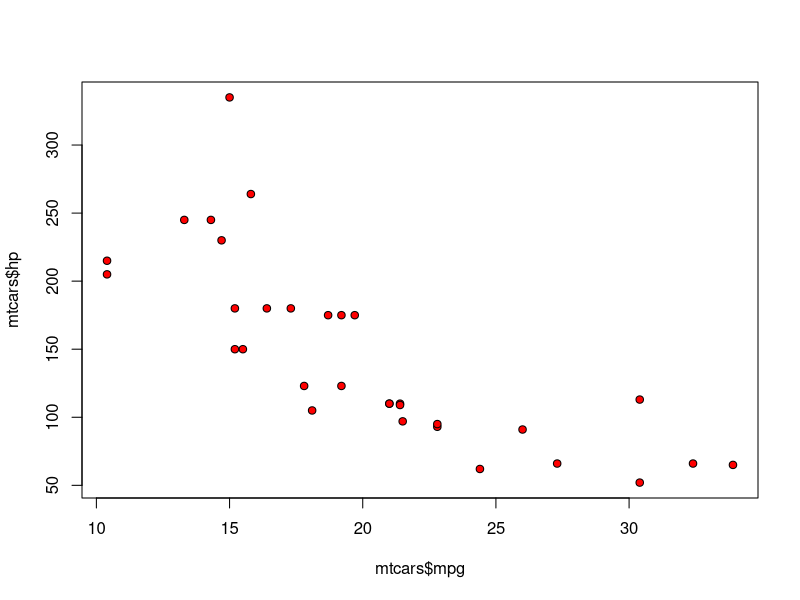
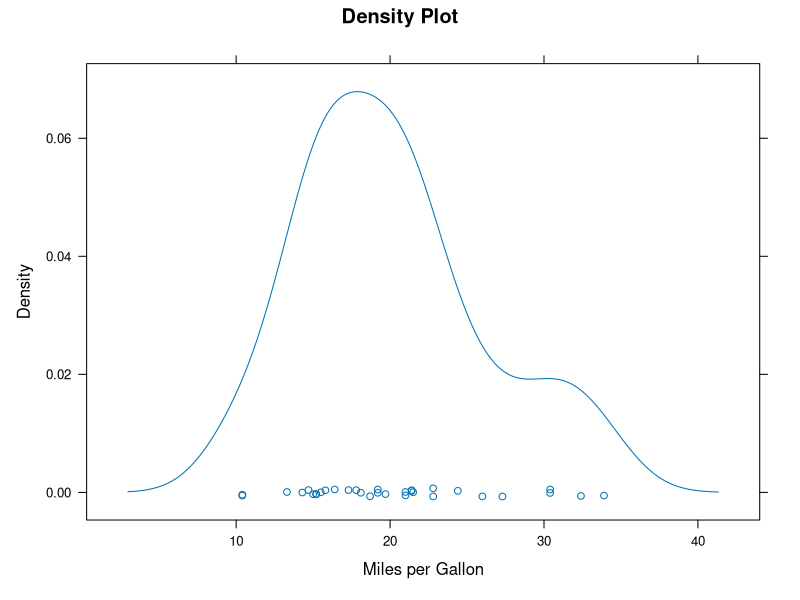
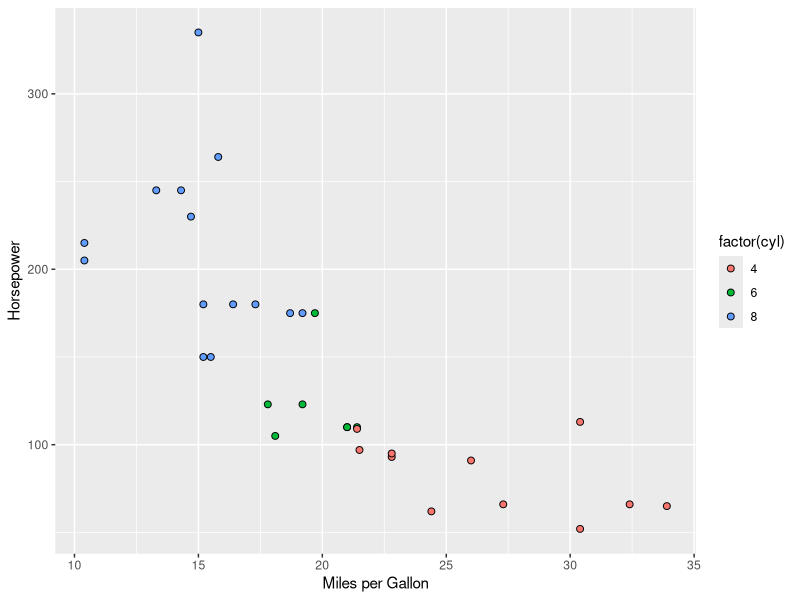
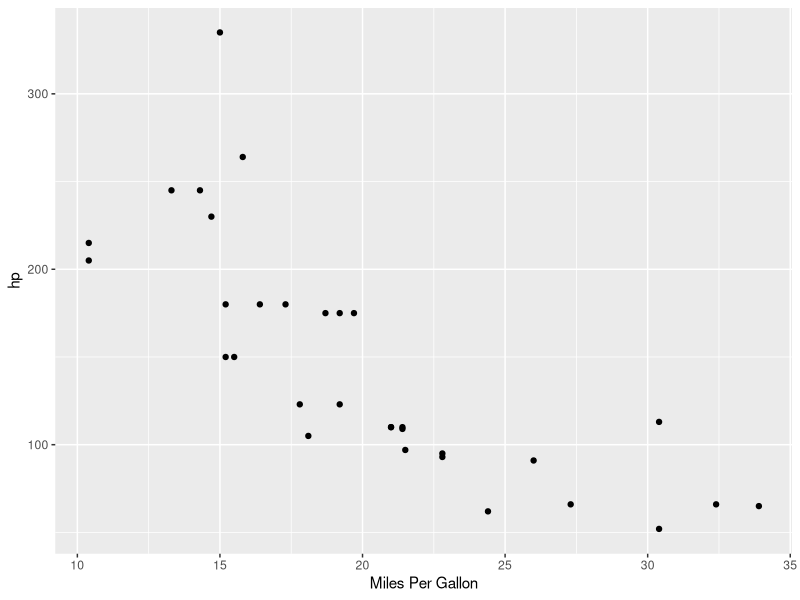
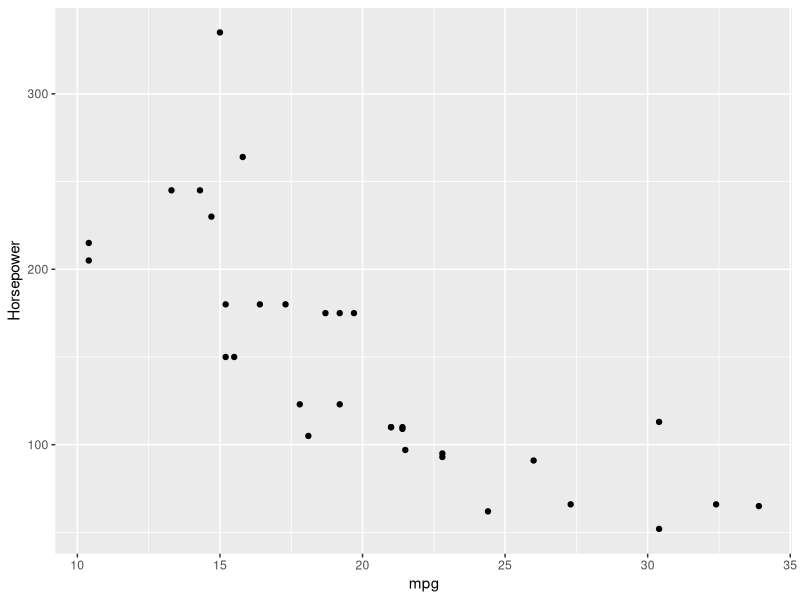
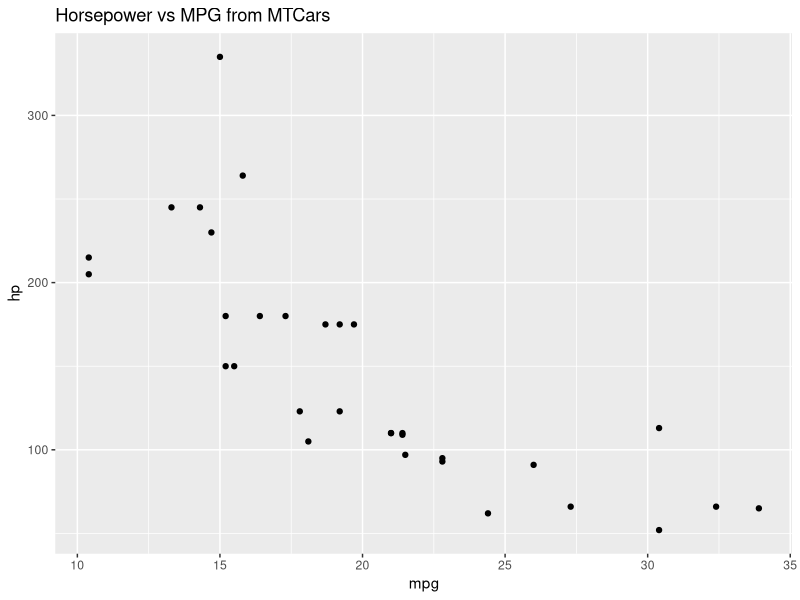
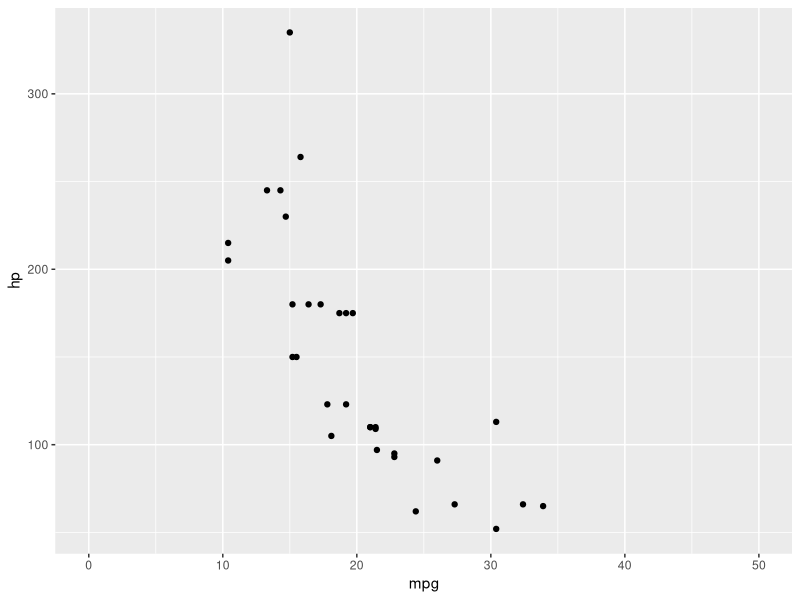
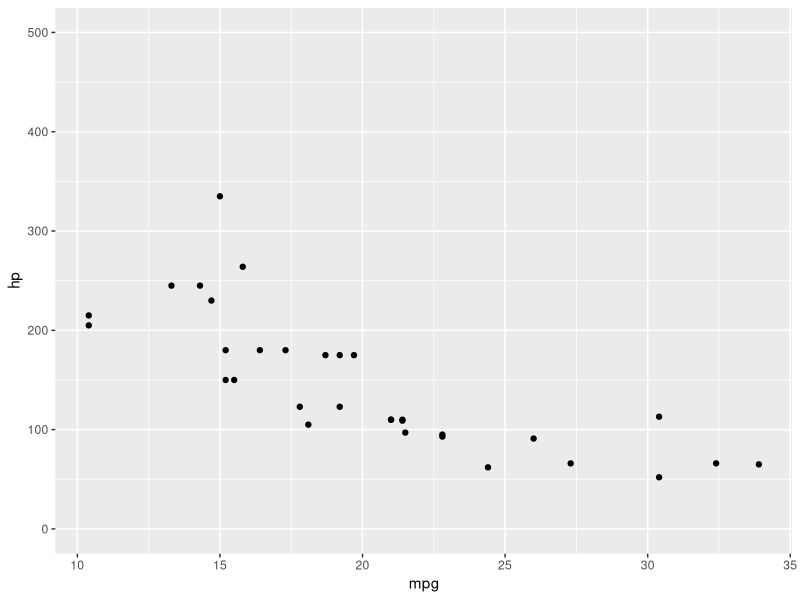

The R script that drew these images, in order:
## ---- chunk 1
#new libraries to install: 
library(lattice)
library(ggplot2)
library(tidyr)
library(tibble)
## ---- chunk 2
plot(x = mtcars$mpg, y = mtcars$hp, 
     col = "black", bg = "red", pch = 21)
## ---- chunk 3
densityplot(~mpg, data = mtcars,
            main = "Density Plot",
            xlab = "Miles per Gallon")
## ---- chunk 4
ggplot(mtcars, aes(x = mpg, y = hp, fill = factor(cyl))) + 
  geom_point(pch = 21, size = 2)  +
  xlab("Miles per Gallon") + ylab("Horsepower")
## ---- chunk 5
p <- ggplot(mtcars, aes(x = mpg, y = hp)) +
  geom_point()
p + xlab("Miles Per Gallon") # X-axis label
p + ylab("Horsepower") # Y-axis label
p + ggtitle("Horsepower vs MPG from MTCars") # chart title
## ---- chunk 6
p + xlim(0, 50) # altering limits of x-axis
p + ylim(0, 500) # altering limits of y-axis
# Note: no color to alter
## ---- chunk 7
# Alters size of text throughout plot and angel of the text to the x-axis.
p + theme(text = element_text(size = 20),
          axis.text.x = element_text(angle = 90, hjust = 1)) 
## ---- chunk 8
p + theme_minimal()
## ---- chunk 9
p2 <- ggplot(mtcars, aes(x = mpg, y = hp)) 
p2 + geom_point(size = 2)
p2 + geom_point(shape = 3)
p2 + geom_point(color = "red")
p2 + geom_point(pch = 21, color = "black", fill = "red")
## ---- chunk 10
# color:
ggplot(mtcars, aes(x = mpg, y = hp, color = factor(cyl))) + geom_point()
# fill:
ggplot(mtcars, aes(x = mpg, y = hp, fill = factor(cyl))) + geom_point(shape = 21)
# shape:
ggplot(mtcars, aes(x = mpg, y = hp, shape = factor(cyl))) + geom_point()
## ---- chunk 11
ggplot(mtcars, aes(x = mpg, y = hp, color = factor(cyl))) + 
  geom_point() + geom_line()
## ---- chunk 12
ggplot(mtcars, aes(x = mpg, y = hp)) + geom_point(color = factor(mtcars$cyl))
## ---- chunk 13
data("Orange")

ggplot(Orange, aes(x = age, y = circumference)) + 
  geom_point(shape=21, size = 3, color = "orange") +
  ylab("Circumference (cm)") + xlab("Age (years)") +
  theme_minimal() + 
  theme(axis.text.x = element_text(angle = 45, 
                                   vjust = 0.5, hjust = 0.5))
## ---- chunk 14
data("Loblolly")
Loblolly.wide <- pivot_wider(Loblolly, 
                             names_from = age, 
                             values_from = height)
Loblolly.wide
## ---- chunk 15
Loblolly.long <- pivot_longer(Loblolly.wide, 
                              cols = !Seed, 
                              names_to = "age", 
                              values_to = "Height", 
                              names_transform = list(age = as.numeric))
Loblolly.long
## ---- chunk 16
ggplot(Loblolly.wide, aes(x = Seed, y = `3`)) + geom_point()
## ---- chunk 17
ggplot(Loblolly.long, aes(x = factor(age), y = Height, color = Seed)) +
  geom_point(pch = 19) 
## ---- chunk 18
ggplot(Loblolly.long, aes(x = factor(age), y = Height)) + 
  geom_boxplot()
## ---- chunk 19
ggplot(Loblolly.long, aes(x = factor(age), y = Height)) + 
  geom_violin()
## ---- chunk 20
data("fish_encounters", package = "tidyr")
fish_wide <- pivot_wider(fish_encounters, 
                         names_from = "station",
                         values_from = "seen")
## ---- chunk 21
data("relig_income", package = "tidyr")
relig_long <- pivot_longer(relig_income, 
                           cols = !religion,
                           names_to = "Income",
                           values_to = "Count",
                           names_transform = list("Count"=as.integer))
## ---- chunk 22
# Create and store graph with year 3 data:
p2 <- ggplot(Loblolly.wide, aes(x = Seed, y = `3`)) + 
  geom_point()
# Add year 5 data to the existing graph p2:
p2 + geom_point(data = Loblolly.wide, 
                mapping = aes(x = Seed, y = `5`),
                color = "red")
## ---- chunk 23
data(volcano)

volcano_long <- as.data.frame(volcano) %>% 
  rownames_to_column(var = "Y") %>% 
  pivot_longer(-Y, names_to = "X", values_to = "value", names_prefix = "V") %>%
  transform(Y = as.numeric(Y)) %>%
  transform(X = as.numeric(X))
  
p<-ggplot(volcano_long, aes(X, Y, fill = value)) + geom_raster() + 
  scale_fill_viridis_b() +
  #scale_fill_gradient(low="gray20",high="gray90")+
  theme_linedraw()

